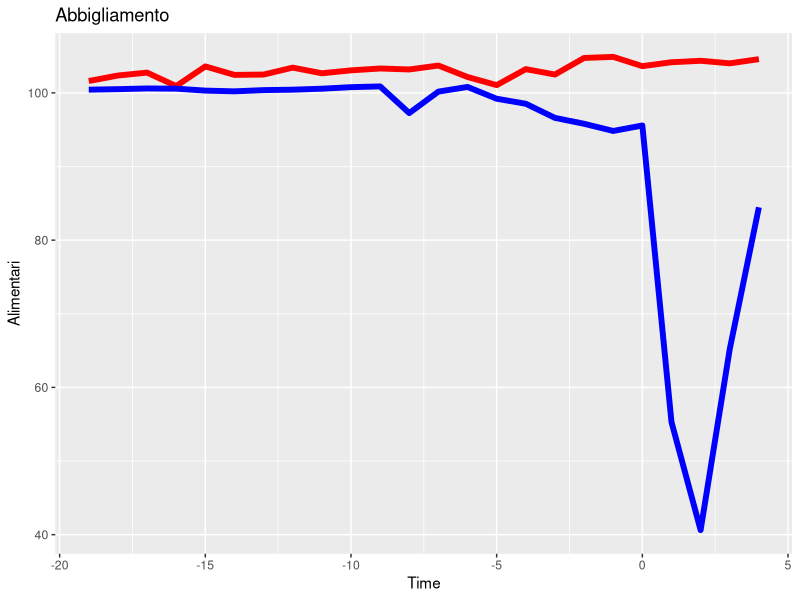
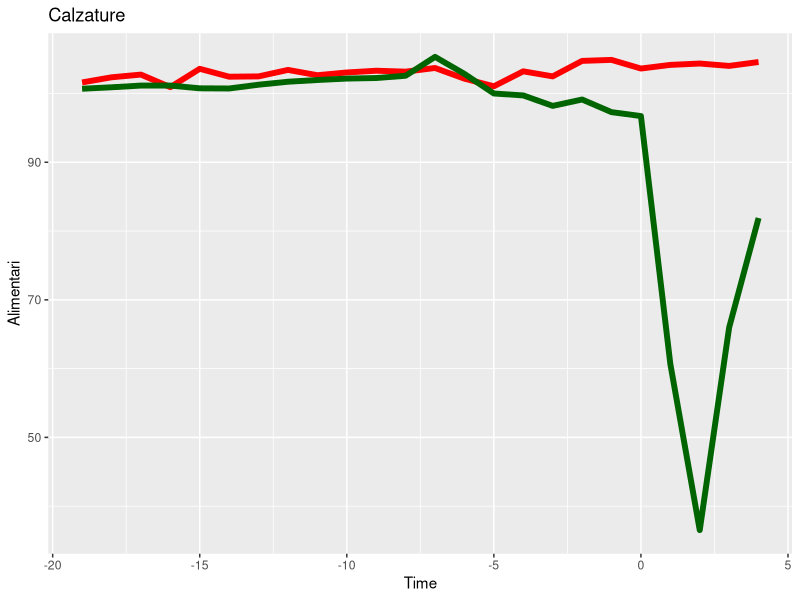
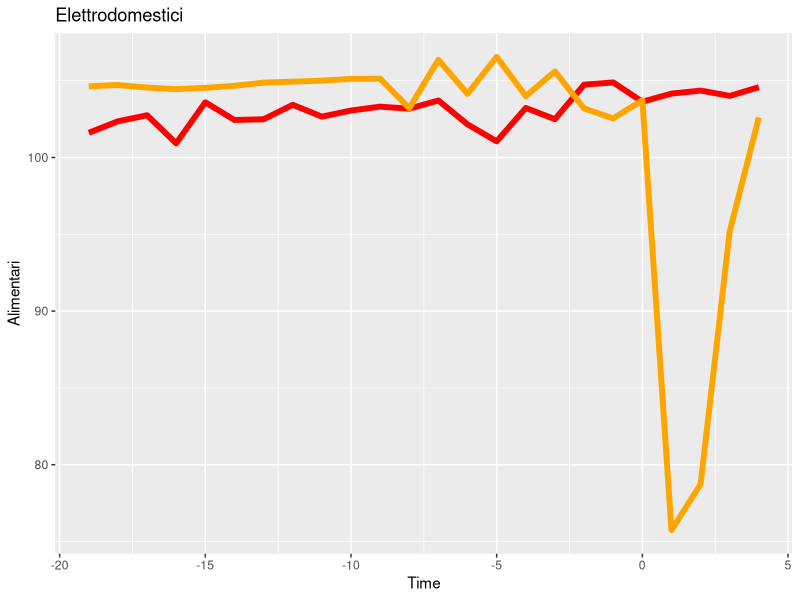
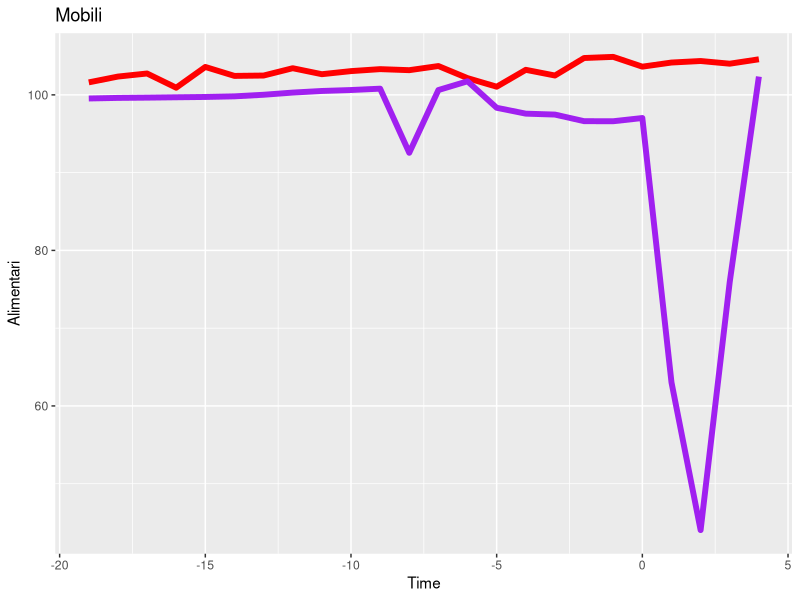
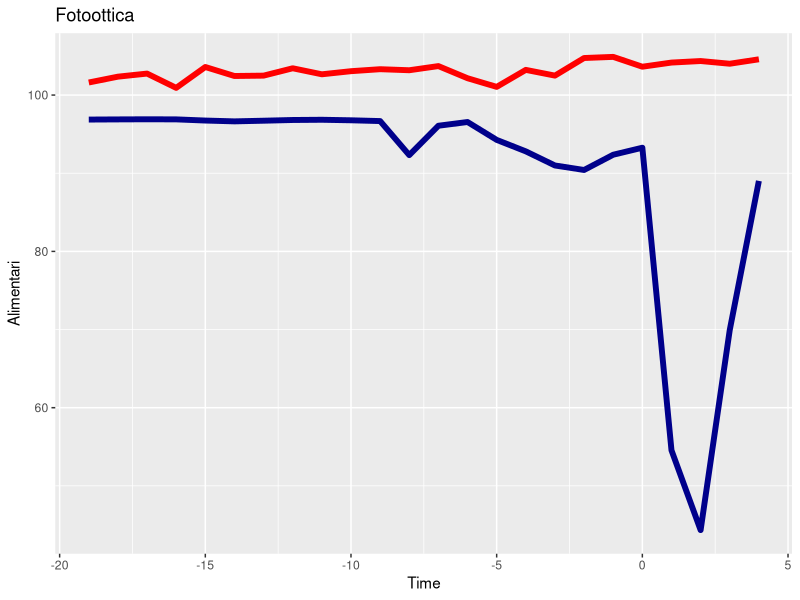
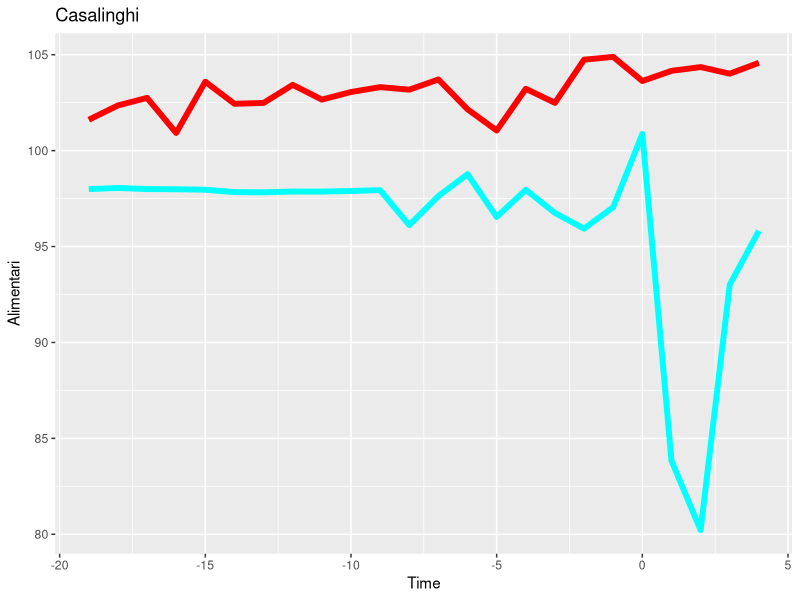
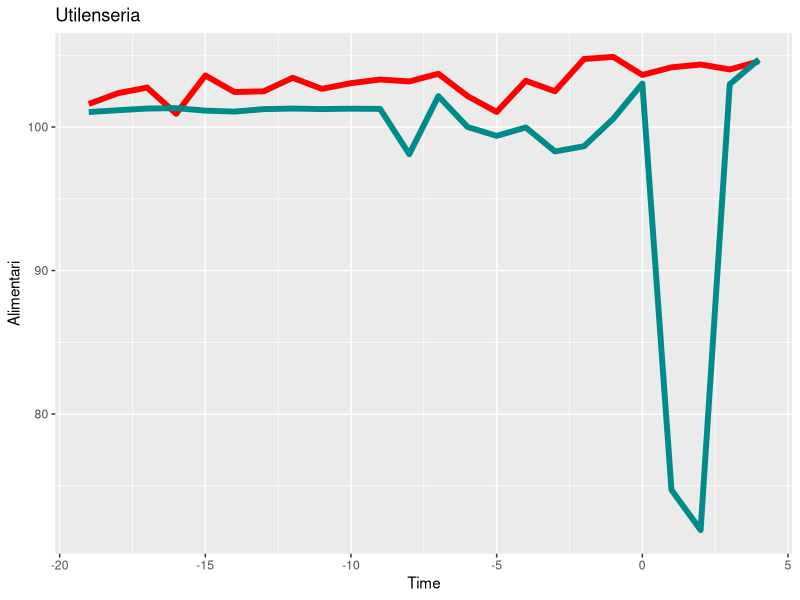
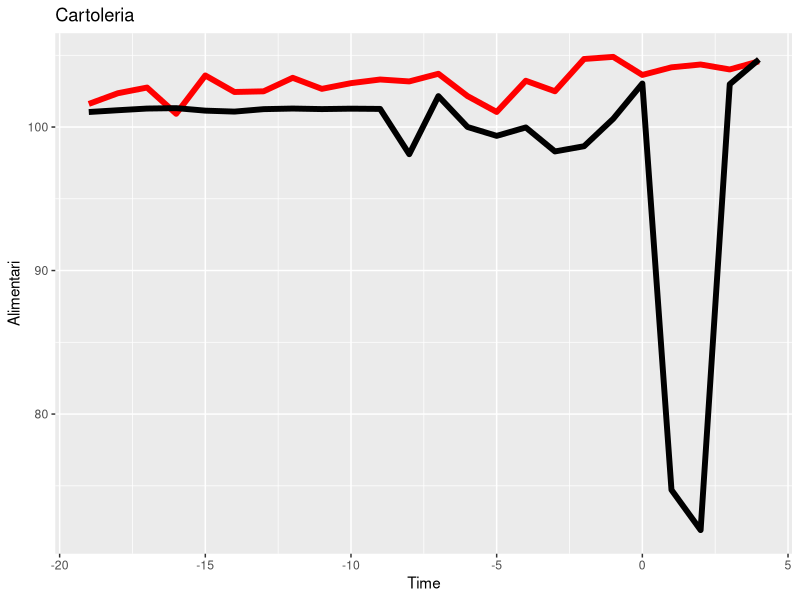

Source code (R) for these figures, in order:
library(readxl)
library(ggplot2)
Data <- read_excel("Dati_destagionalizzati.xlsx")

Controllo_abbigliamento<-lm(Data$Abbigliamento[1:19]-Data$Alimentari[1:19]~Data$Time[1:19])
summary(Controllo_abbigliamento)

Controllo_calzature<-lm(Data$Calzature[1:19]-Data$Alimentari[1:19]~Data$Time[1:19])
summary(Controllo_calzature)

Controllo_Elettrodomestici<-lm(Data$Elettrodomestici[1:19]-Data$Alimentari[1:19]~Data$Time[1:19])
summary(Controllo_Elettrodomestici)

Controllo_Mobili<-lm(Data$Mobili[1:19]-Data$Alimentari[1:19]~Data$Time[1:19])
summary(Controllo_Mobili)

Controllo_Fotootica<-lm(Data$Fotoottica[1:19]-Data$Alimentari[1:19]~Data$Time[1:19])
summary(Controllo_Fotootica)

Controllo_Casalinghi<-lm(Data$Casalinghi[1:19]-Data$Alimentari[1:19]~Data$Time[1:19])
summary(Controllo_Casalinghi)

Controllo_Utilenseria<-lm(Data$Utilenseria[1:19]-Data$Alimentari[1:19]~Data$Time[1:19])
summary(Controllo_Utilenseria)

Controllo_Cartoleria<-lm(Data$Cartoleria[1:19]-Data$Alimentari[1:19]~Data$Time[1:19])
summary(Controllo_Cartoleria)

Controllo_Giocattoli<-lm(Data$Giocattoli[1:19]-Data$Alimentari[1:19]~Data$Time[1:19])
summary(Controllo_Giocattoli)


reg2<-lm(Data$Abbigliamento-Data$Alimentari~Data$Time+Data$T1+Data$T2+Data$T3)
summary(reg2)

reg3<-lm(Data$Calzature-Data$Alimentari~Data$Time+Data$T1+Data$T2+Data$T3)
summary(reg3)

reg4<-lm(Data$Elettrodomestici-Data$Alimentari~Data$Time+Data$T1+Data$T2+Data$T3)
summary(reg4)

reg5<-lm(Data$Mobili-Data$Alimentari~Data$Time+Data$T1+Data$T2+Data$T3)
summary(reg5)

reg6<-lm(Data$Fotoottica-Data$Alimentari~Data$Time+Data$T1+Data$T2+Data$T3)
summary(reg6)

reg7<-lm(Data$Casalinghi-Data$Alimentari~Data$T1+Data$T2+Data$T3)
summary(reg7)

reg8<-lm(Data$Utilenseria-Data$Alimentari~Data$T1+Data$T2+Data$T3)
summary(reg8)

reg9<-lm(Data$Cartoleria-Data$Alimentari~Data$T1+Data$T2+Data$T3)
summary(reg9)

reg10<-lm(Data$Giocattoli-Data$Alimentari~Data$T1+Data$T2+Data$T3)
summary(reg10)



###########################PLACEBO_1#####################################


reg2<-lm(Data$Abbigliamento-Data$Alimentari~Data$Time+Data$T4+Data$T5+Data$T6)
summary(reg2)

reg3<-lm(Data$Calzature-Data$Alimentari~Data$Time+Data$T4+Data$T5+Data$T6)
summary(reg3)

reg4<-lm(Data$Elettrodomestici-Data$Alimentari~Data$Time+Data$T4+Data$T5+Data$T6)
summary(reg4)

reg5<-lm(Data$Mobili-Data$Alimentari~Data$Time+Data$T4+Data$T5+Data$T6)
summary(reg5)

reg6<-lm(Data$Fotoottica-Data$Alimentari~Data$Time+Data$T4+Data$T5+Data$T6)
summary(reg6)

reg7<-lm(Data$Casalinghi-Data$Alimentari~Data$Time+Data$T4+Data$T5+Data$T6)
summary(reg7)

reg8<-lm(Data$Utilenseria-Data$Alimentari~Data$Time+Data$T4+Data$T5+Data$T6)
summary(reg8)

reg9<-lm(Data$Cartoleria-Data$Alimentari~Data$Time+Data$T4+Data$T5+Data$T6)
summary(reg9)

reg10<-lm(Data$Giocattoli-Data$Alimentari~Data$Time+Data$T4+Data$T5+Data$T6)
summary(reg10)



###########################PLACEBO_2#####################################


reg2<-lm(Data$Abbigliamento-Data$Alimentari~Data$Time+Data$T7+Data$T8+Data$T9)
summary(reg2)

reg3<-lm(Data$Calzature-Data$Alimentari~Data$Time+Data$T7+Data$T8+Data$T9)
summary(reg3)

reg4<-lm(Data$Elettrodomestici-Data$Alimentari~Data$Time+Data$T7+Data$T8+Data$T9)
summary(reg4)

reg5<-lm(Data$Mobili-Data$Alimentari~Data$Time+Data$T7+Data$T8+Data$T9)
summary(reg5)

reg6<-lm(Data$Fotoottica-Data$Alimentari~Data$Time+Data$T7+Data$T8+Data$T9)
summary(reg6)

reg7<-lm(Data$Casalinghi-Data$Alimentari~Data$Time+Data$T7+Data$T8+Data$T9)
summary(reg7)

reg8<-lm(Data$Utilenseria-Data$Alimentari~Data$Time+Data$T7+Data$T8+Data$T9)
summary(reg8)

reg9<-lm(Data$Cartoleria-Data$Alimentari~Data$Time+Data$T7+Data$T8+Data$T9)
summary(reg9)

reg10<-lm(Data$Giocattoli-Data$Alimentari~Data$Time+Data$T7+Data$T8+Data$T9)
summary(reg10)













ggplot(data=Data,aes(x=Time,y=Alimentari))+geom_line(size=2,color = "red")+geom_line(size=2,aes(x=Time,y=Abbigliamento),color = "blue")+ 
  labs(title="Abbigliamento")

ggplot(data=Data,aes(x=Time,y=Alimentari))+geom_line(size=2,color = "red")+geom_line(size=2,aes(x=Time,y=Calzature),color = "darkgreen")+ 
  labs(title="Calzature")

ggplot(data=Data,aes(x=Time,y=Alimentari))+geom_line(size=2,color = "red")+geom_line(size=2,aes(x=Time,y=Elettrodomestici),color = "orange")+ 
  labs(title="Elettrodomestici")

ggplot(data=Data,aes(x=Time,y=Alimentari))+geom_line(size=2,color = "red")+geom_line(size=2,aes(x=Time,y=Mobili),color = "purple")+ 
  labs(title="Mobili")

ggplot(data=Data,aes(x=Time,y=Alimentari))+geom_line(size=2,color = "red")+geom_line(size=2,aes(x=Time,y=Fotoottica),color = "darkblue")+ 
  labs(title="Fotoottica")

ggplot(data=Data,aes(x=Time,y=Alimentari))+geom_line(size=2,color = "red")+geom_line(size=2,aes(x=Time,y=Casalinghi),color = "cyan")+ 
  labs(title="Casalinghi")

ggplot(data=Data,aes(x=Time,y=Alimentari))+geom_line(size=2,color = "red")+geom_line(size=2,aes(x=Time,y=Utilenseria),color = "darkcyan")+ 
  labs(title="Utilenseria")

ggplot(data=Data,aes(x=Time,y=Alimentari))+geom_line(size=2,color = "red")+geom_line(size=2,aes(x=Time,y=Cartoleria),color = "black")+ 
  labs(title="Cartoleria")

ggplot(data=Data,aes(x=Time,y=Alimentari))+geom_line(size=2,color = "red")+geom_line(size=2,aes(x=Time,y=Giocattoli),color = "yellow")+ 
  labs(title="Giocattoli")






